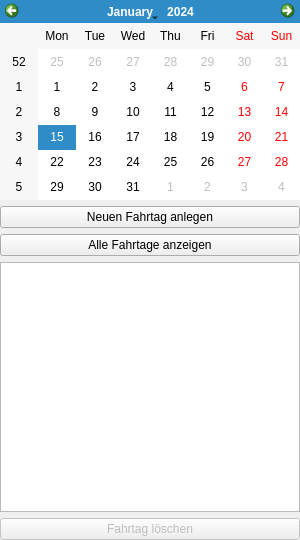
  <widget class="QDockWidget" name="dockListe">
   <property name="features">
    <set>QDockWidget::DockWidgetFloatable|QDockWidget::DockWidgetMovable</set>
   </property>
   <property name="allowedAreas">
    <set>Qt::LeftDockWidgetArea|Qt::RightDockWidgetArea</set>
   </property>
   <property name="windowTitle">
    <string>Fahrtage</string>
   </property>
   <attribute name="dockWidgetArea">
    <number>1</number>
   </attribute>
   <widget class="QWidget" name="dockWidgetContents">
    <layout class="QGridLayout" name="gridLayout_8" rowstretch="0,0,0,1,0,0">
     <property name="leftMargin">
      <number>0</number>
     </property>
     <property name="topMargin">
      <number>0</number>
     </property>
     <property name="rightMargin">
      <number>0</number>
     </property>
     <property name="bottomMargin">
      <number>0</number>
     </property>
     <property name="horizontalSpacing">
      <number>0</number>
     </property>
     <property name="verticalSpacing">
      <number>6</number>
     </property>
     <item row="3" column="0">
      <widget class="QListWidget" name="ListeZuege">
       <property name="minimumSize">
        <size>
         <width>250</width>
         <height>250</height>
        </size>
       </property>
       <property name="toolTip">
        <string notr="true"/>
       </property>
       <property name="statusTip">
        <string notr="true"/>
       </property>
       <property name="whatsThis">
        <string notr="true"/>
       </property>
       <property name="accessibleName">
        <string notr="true"/>
       </property>
       <property name="accessibleDescription">
        <string notr="true"/>
       </property>
       <property name="sortingEnabled">
        <bool>false</bool>
       </property>
      </widget>
     </item>
     <item row="1" column="0">
      <widget class="QPushButton" name="ButtonAdd">
       <property name="enabled">
        <bool>true</bool>
       </property>
       <property name="text">
        <string>Neuen Fahrtag anlegen</string>
       </property>
      </widget>
     </item>
     <item row="0" column="0">
      <widget class="QCalendarWidget" name="calendarDock">
       <property name="minimumSize">
        <size>
         <width>300</width>
         <height>200</height>
        </size>
       </property>
       <property name="toolTip">
        <string>Auf Datum doppelklicken, um Fahrtag zu erstellen</string>
       </property>
       <property name="minimumDate">
        <date>
         <year>2016</year>
         <month>1</month>
         <day>1</day>
        </date>
       </property>
       <property name="maximumDate">
        <date>
         <year>2999</year>
         <month>12</month>
         <day>31</day>
        </date>
       </property>
      </widget>
     </item>
     <item row="4" column="0" rowspan="2">
      <widget class="QPushButton" name="ButtonRemove">
       <property name="enabled">
        <bool>false</bool>
       </property>
       <property name="text">
        <string>Fahrtag löschen</string>
       </property>
      </widget>
     </item>
     <item row="2" column="0">
      <widget class="QPushButton" name="pushListeShowAll">
       <property name="text">
        <string>Alle Fahrtage anzeigen</string>
       </property>
      </widget>
     </item>
    </layout>
   </widget>
  </widget>
